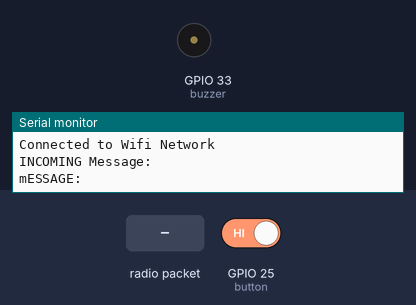
A sketch run on a simulated ESP32. Shown: buzzer (waves = sounding, pin HIGH), the last lines printed to the serial monitor. Inputs (shaded band) come from the test bench; at power-on: GPIO 25 (button) HIGH. WiFi joins after 1.5 s; servers stay silent unless stated; a WiFi scan finds three made-up networks.

Above: at 5.0 s.
5.1 s: radio packet "Fall" arrives
At 5.9 s:
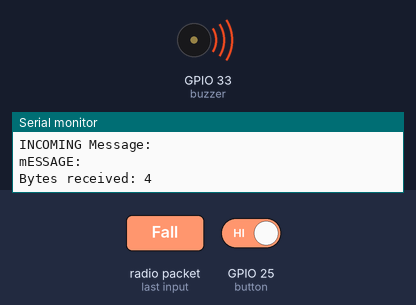
6.6 s: GPIO 25 (button) driven LOW
Timing chart, 0 to 9.6 s (numbered marks = the images above; inputs shaded):
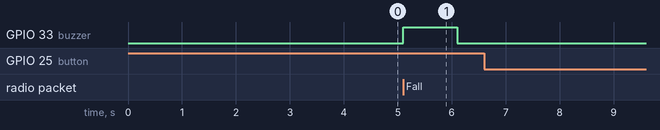

The sketch:

2021-smart-helmet-station-mlwec.ino
```cpp
#include <esp_now.h>
#include <esp_wifi.h>
#include <WiFi.h>

#define BLYNK_PRINT Serial
#include <Blynk.h>
#include <BlynkSimpleEsp32.h>
char auth[] = "1Owcp70dw-_AnApYMTJMjMBnr_zfPPiD";
constexpr char WIFI_SSID[] = "Madhu P";

int button=25;
int buzzer=33;

// REPLACE WITH THE MAC Address of your receiver
uint8_t broadcastAddress[] = {0xAC, 0x67, 0xB2, 0x38, 0xB4, 0x20};
// Define variables to send message
String message;
// Define variables to store incoming message
String incomingMessage;
// Variable to store if sending data was successful
String success;
//Must match the receiver structure
typedef struct struct_message {
    String s;
} struct_message;

// Create a struct_message called BME280Readings to hold sensor readings
struct_message send_msg;

// Create a struct_message to hold incoming sensor readings
struct_message incomingMsg;

// Callback when data is sent
void OnDataSent(const uint8_t *mac_addr, esp_now_send_status_t status) {
  Serial.print("\r\nLast Packet Send Status:\t");
  Serial.println(status == ESP_NOW_SEND_SUCCESS ? "Delivery Success" : "Delivery Fail");
  if (status ==0){
    success = "Delivery Success :)";
  }
  else{
    success = "Delivery Fail :(";
  }
}

// Callback when data is received
void OnDataRecv(const uint8_t * mac, const uint8_t *incomingData, int len) {
  memcpy(&incomingMsg, incomingData, sizeof(incomingMessage));
  Serial.print("Bytes received: ");
  Serial.println(len);
  incomingMessage = incomingMsg.s;
  Serial.println(incomingMessage);
  digitalWrite(buzzer,1);
  delay(1000);
  digitalWrite(buzzer,0);
  if(incomingMessage=="Fall")
    Blynk.notify("Fall Alert");
  if(incomingMessage=="Emergency")
    Blynk.notify("Emergency Alert");
  if(incomingMessage=="NO2")
    Blynk.notify("NO2 Alert");
  if(incomingMessage=="CO")
    Blynk.notify("CO Alert");
  if(incomingMessage=="SO2")
    Blynk.notify("SO2 Alert");
  if(incomingMessage=="Helmet")
    Blynk.notify("Helmet Alert");


}
int32_t getWiFiChannel(const char *ssid)
{
  if (int32_t n = WiFi.scanNetworks())
  {
      for (uint8_t i=0; i<n; i++)
      {
          if (!strcmp(ssid, WiFi.SSID(i).c_str()))
          {
              return WiFi.channel(i);
          }
      }
  }
  return 0;
}
void setup()
{
  pinMode(button,INPUT);
  pinMode(buzzer,OUTPUT);
  Serial.begin(9600);
  // Set device as a Wi-Fi Station
  WiFi.mode(WIFI_AP_STA);
  Blynk.begin(auth,"Madhu P","madhu2022");
  /*WiFi.begin("Madhu P","madhu2022");
  while(WiFi.status()!=WL_CONNECTED)
  {
    Serial.print(".");
    delay(100);
  }*/
  Serial.println("Connected to Wifi Network");
  int32_t channel = getWiFiChannel(WIFI_SSID);
  WiFi.printDiag(Serial); // Uncomment to verify channel number before
  esp_wifi_set_promiscuous(true);
  esp_wifi_set_channel(channel, WIFI_SECOND_CHAN_NONE);
  esp_wifi_set_promiscuous(false);
  WiFi.printDiag(Serial); // Uncomment to verify channel change after
  // Init ESP-NOW
  if (esp_now_init() != ESP_OK)
  {
    Serial.println("Error initializing ESP-NOW");
    return;
  }
  esp_now_register_send_cb(OnDataSent);
  // Register peer
  esp_now_peer_info_t peerInfo;
  memcpy(peerInfo.peer_addr, broadcastAddress, 6);
  peerInfo.channel = 0;
  peerInfo.encrypt = false;
  // Add peer
  if (esp_now_add_peer(&peerInfo) != ESP_OK){
    Serial.println("Failed to add peer");
    return;
  }
  // Register for a callback function that will be called when data is received
  esp_now_register_recv_cb(OnDataRecv);

}

void loop()
{
  Blynk.run();
  if(digitalRead(button)==0) {
  // Set values to send
  send_msg.s = "emergency";
  // Send message via ESP-NOW
  esp_err_t result = esp_now_send(broadcastAddress, (uint8_t *) &send_msg, sizeof(send_msg));

  if (result == ESP_OK) {
    Serial.println("Sent with success");
  }
  else {
    Serial.println("Error sending the data");
  }
  }
  updateDisplay();
  delay(10000);

}

void updateDisplay()
{
  // Display Readings in Serial Monitor
  Serial.println("INCOMING Message:");
  Serial.print("mESSAGE: ");
  Serial.print(incomingMessage);
  Serial.println(" ");
}
```

Measured:
- after the input at 5.1 s, GPIO 33 (buzzer): LOW → HIGH at once, → LOW 1.0 s later
